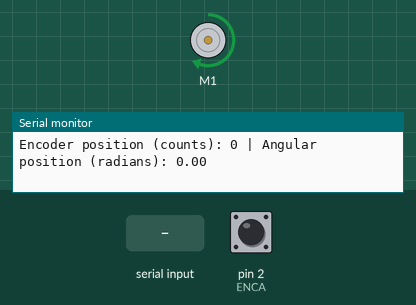
The sketch below on a simulated Arduino Uno, built with avr-gcc and run on an emulated ATmega328P. Parts: DC motor (green arrow = forward, orange = backward, longer = faster), the last lines printed to the serial monitor. Inputs (shaded band) come from the test bench; at power-on: pin 2 (ENCA) HIGH.

Above: at 1.2 s.
1.3 s: "a:\n" received over Serial
At 1.7 s:
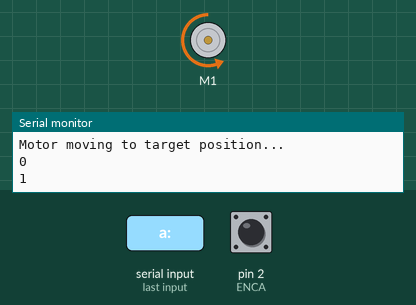
2.9 s: "a:,45\n" received over Serial
At 4.47 s:
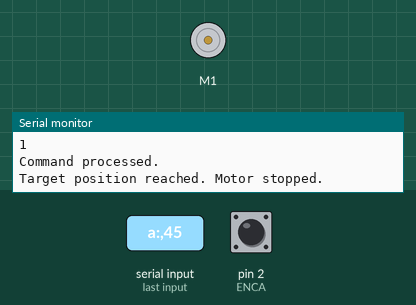
5.9 s: "a:1.57\n" received over Serial
Timing chart, 0 to 14.9 s (numbered marks = the images above; inputs shaded):
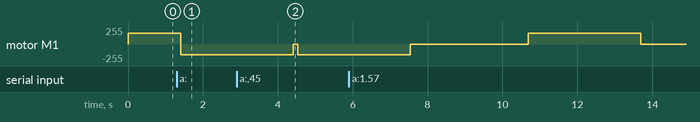

Measured:
- after the input at 1.3 s, motor M1: forward 159/255 → backward 159/255 after 0.11 s

The sketch:

ang_pos_control.ino
```cpp
#include <util/atomic.h>  // For the ATOMIC_BLOCK macro
#include "DualTB9051FTGMotorShield.h"  // Motor shield library
#include "Encoder.h"

// Define the encoder pin (since ENCB is not used for direction)
#define ENCA 2  // Encoder channel A

// Motor Shield object
DualTB9051FTGMotorShield md;

// Volatile variable to track encoder position
volatile long posi = 0;  // Position in counts (increment/decrement per encoder pulse)
long pos = 0;

// Encoder counts per revolution (based on your encoder)
const int COUNTS_PER_REV = 12;  // Adjust based on your Hall effect encoder specs

// Gear ratio (if your motor has a gearbox)
const int GEAR_RATIO = 25;  // 25:1 gear ratio

// Variables for motor control
long targetCounts = 0;  // Target position in encoder counts
bool motorMoving = false;  // Flag to track motor movement
bool motorDirection = true;  // True for forward, False for reverse
bool targetSet = false;  // Flag to lock the target counts

void setup() {
  // Serial communication for debugging
  Serial.begin(9600);

  // Motor shield initialization
  md.init();
  md.enableDrivers();

  // Set up the encoder pin
  pinMode(ENCA, INPUT);

  // Attach interrupt on rising edge of ENCA
  attachInterrupt(digitalPinToInterrupt(ENCA), readEncoder, RISING);

  md.setM1Speed(250);  // Move forward (clockwise)

  Serial.println("System initialized.");
  Serial.println("Enter angle in radians for motor control.");


}

void loop() {
  // Read the encoder position atomically to avoid race conditions
  pos = posi;

  // Calculate the angular position in radians
  float radians = ((float)pos / (125)) * 2.0 * PI;

  // Print the current encoder position and angular position
  Serial.print("Encoder position (counts): ");
  Serial.print(pos);
  Serial.print(" | Angular position (radians): ");
  Serial.println(radians);

  // Check for incoming commands from the Serial Monitor
  if (Serial.available() > 0) {
    String command = Serial.readStringUntil('\n');  // Read the command

    // Check for angle command (e.g., "a:1.57" for 1.57 radians)
    if (command.startsWith("a:")) {
      float angle = command.substring(2).toFloat();  // Extract the angle (in radians)
      if (!motorMoving) {
        rotateMotorByRadians(angle);  // Rotate the motor by the specified angle only if it's not already moving
      }
    } else if (command == "S") {
      // Stop the motor
      md.setM1Speed(0);
      motorMoving = false;
      targetSet = false;  // Reset target when motor is stopped
      Serial.println("Motor stopped.");
    }

    // Acknowledge the command
    Serial.println("Command processed.");
  }
  // Check if the motor is moving and if the target has been reached
  if (motorMoving) {
    long currentPos = posi;  // Atomically read the current position

    // Check if the motor has reached the target position
    if ((motorDirection && currentPos >= targetCounts) || (!motorDirection && currentPos <= targetCounts)) {
      md.setM1Speed(0);  // Stop the motor
      motorMoving = false;
      targetSet = false;  // Reset the target lock after movement is complete
      Serial.println("Target position reached. Motor stopped.");
    }
  }

}


// Interrupt service routine to read the encoder
void readEncoder() {
  // Since we're assuming a single channel encoder, only increment or decrement based on motor direction
  if (motorDirection) {
    posi++;  // Increment position for forward rotation
  } else {
    posi--;  // Decrement position for reverse rotation
  }
}

// Function to rotate the motor by a specified angle in radians
void rotateMotorByRadians(float angle) {
  if (!targetSet) {  // Only set the target once when function is first called
    // Calculate the target encoder counts based on the angle (in radians)
    long countsToMove = (angle / (2.0 * PI)) * (125);

    Serial.print("Counts to move: ");
    Serial.println(countsToMove);

    // Set the target position
    targetCounts = posi + (motorDirection ? countsToMove : -countsToMove);
    targetSet = true;  // Lock the target so it doesn't change during motor movement

    Serial.println("Motor moving to target position...");
    Serial.println(targetCounts);

    // Move the motor in the correct direction
    if (countsToMove > 0) {
      motorDirection = true;  // Set direction to forward
      Serial.print("Starting to move... ");
      delay(3000);

      md.setM1Speed(250);  // Move forward (clockwise)
    } else {
      motorDirection = false;  // Set direction to reverse
      md.setM1Speed(-250);  // Move reverse (counterclockwise)
    }

    motorMoving = true;  // Set the motor moving flag
    Serial.println(motorMoving);
    delay(3000);


  }


}
```
